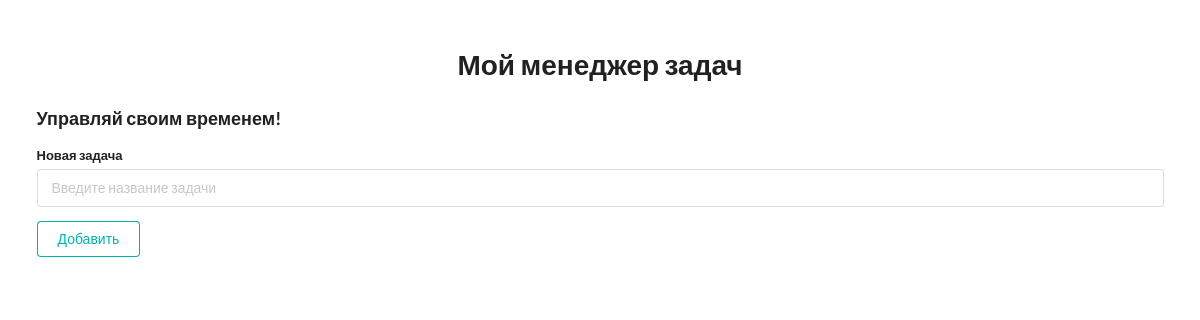
/, run on an earlier commit of the app's database.
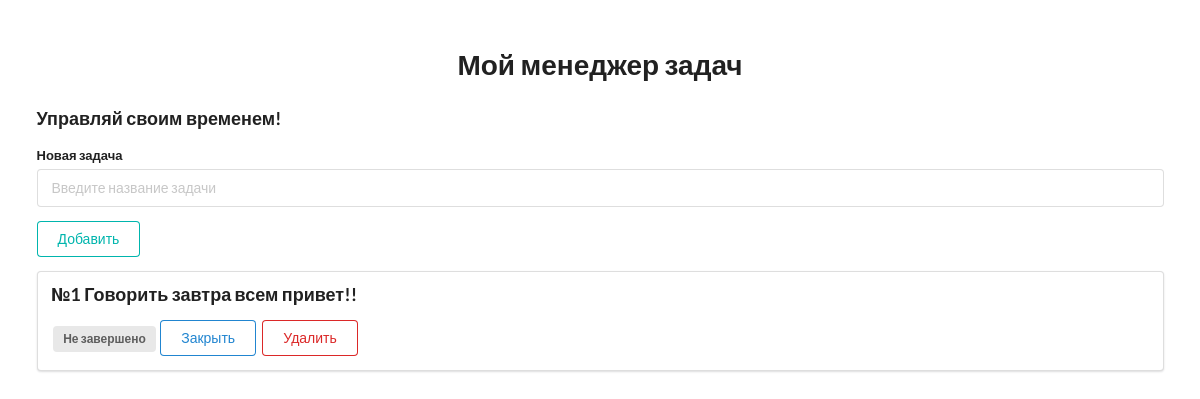
And on a later commit of the database.
### todolist/models.py (models this page shows, shortened)
class Todo(models.Model):
    title = models.CharField("Название задания", max_length=550)
    is_complete = models.BooleanField("Задание завершено",default=False)
    class Meta:
        verbose_name = "Задание"
        verbose_name_plural = "Задания"

### todolist/views.py (the view)
# urls.py: path('', views.index, name='index'),
def index(request):
    todos = Todo.objects.all()
    return render(request, 'todoapp/index.html', {'todo_list':todos, 'title':'Главная страница'})

### templates/todoapp/index.html (shortened to what this page needs)
{% extends 'todoapp/layout.html' %}
{% block content %}
<div style="margin-top: 50px;" class="ui container">
    <h1 class="ui center aligned header">Мой менеджер задач</h1>
    <h3 class="test_style">Управляй своим временем!</h3>
    <form class="ui form" action="{% url 'add' %}" method="post">
        <div class="field">
            <label>Новая задача</label>
            <input type="text" name="title" placeholder="Введите название задачи"><br>
        </div>
        <button class="ui teal basic button" type="submit">Добавить</button>
    </form>
{% for todo in todo_list %}
<div class="ui segment">
    <p class="ui big header">№{{ todo.id }} {{ todo.title }}</p>
    {% if todo.is_complete == False %}
    <span class="ui gray label">Не завершено</span>
    <a class="ui primary basic button" href="{% url 'update' todo_id=todo.id %}">Закрыть</a>
    {% else %}
    <span class="ui green label">Завершено</span>
    <a class="ui blue button" href="{% url 'update' todo_id=todo.id %}">Открыть</a>
    {% endif %}
    <a class="ui negative basic button" href="{% url 'delete' todo_id=todo.id %}">Удалить</a>
</div>
{% endfor %}
</div>
{% endblock content %}

What changed in the data, as far as the page shows it:
added Todo: id "1", title "Говорить завтра всем привет!!", is_complete "Не завершено"
